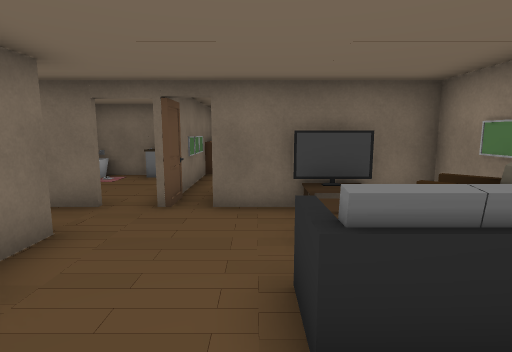
view 1 (above)

13 first-person views from a walk through a 3-D level made in the Unity game engine. The camera is 1.4 m above the floor, tilts 8° down and sees 80° across. Doors are open. The floor is counted in squares, 1 m on a side. Each view is taken from the middle of a square. On the plan, view 1 faces up. The plan holds only what a view shows up to about 14 squares ahead; the rest is blank. The place goes on beyond the plan. The player is left out.

view 2
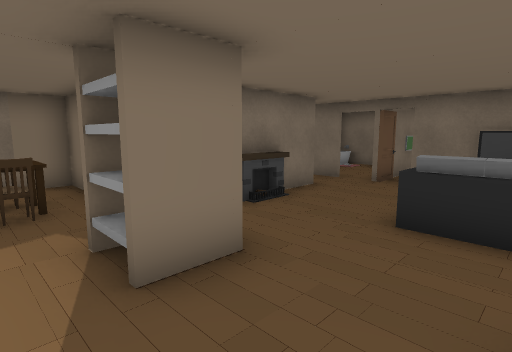

view 3
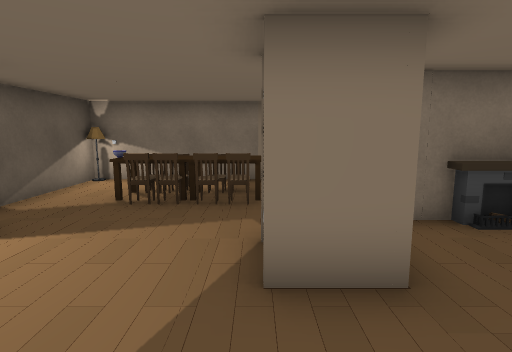

view 4
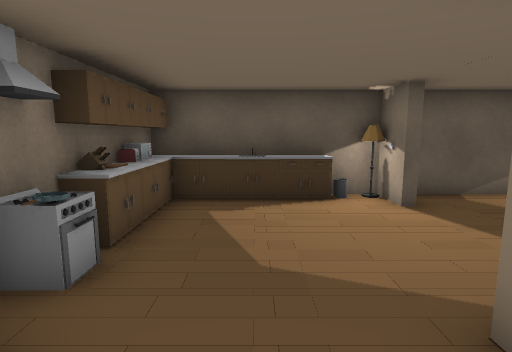

view 5
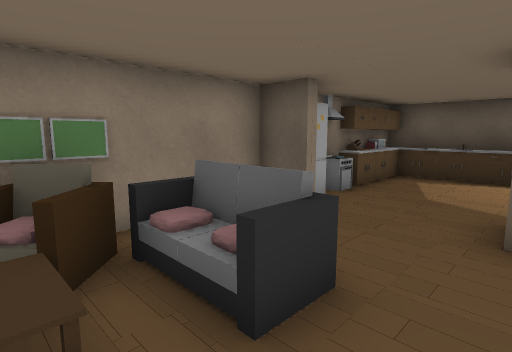

view 6
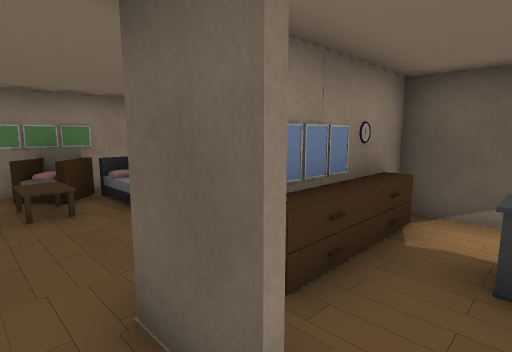

view 7
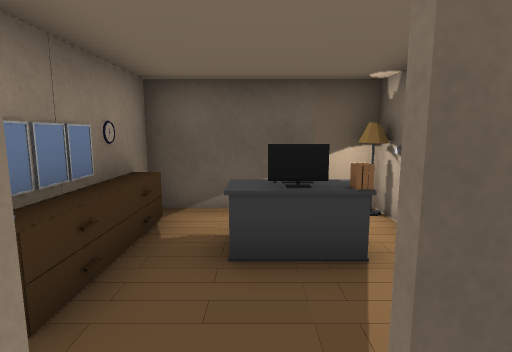

view 8
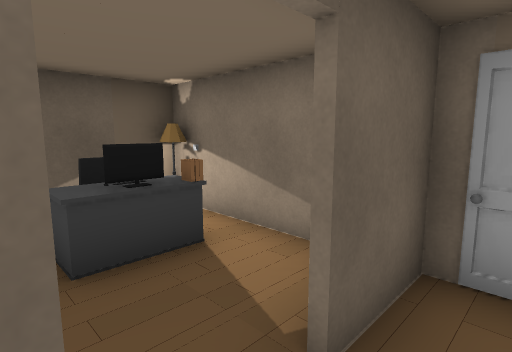

view 9
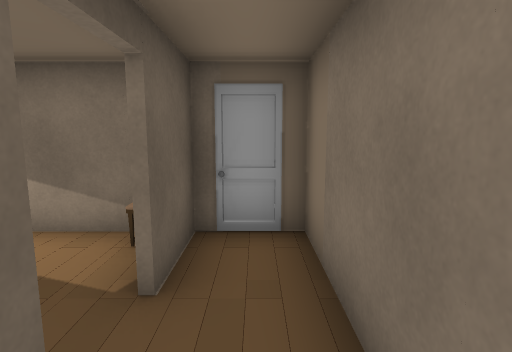

view 10
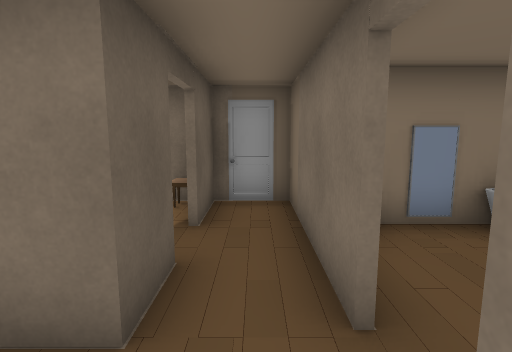

view 11
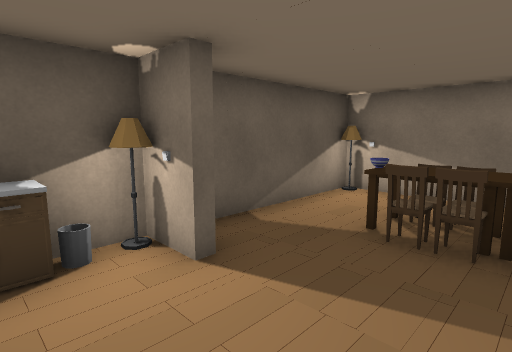

view 12
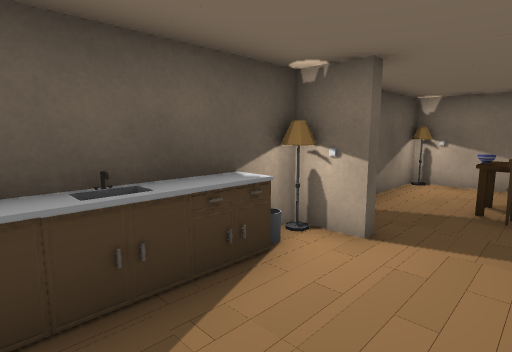

view 13
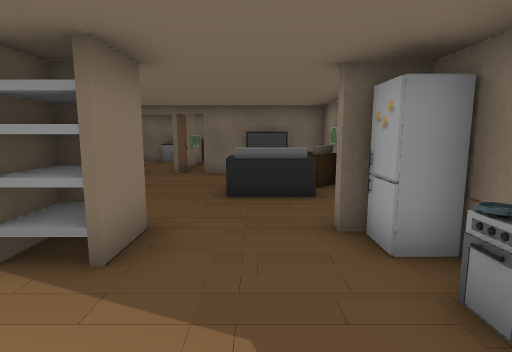

### Floor plan
Key: @ floor where view 1 was taken; # wall or solid block; x gap in a wall; . floor; / step, stairs or slope; D open door; = window, fence, low wall or low ledge; O other object.
Columns run from 7 left of view 1 to 3 right of it. Each row starts with its distance up from view 1.
  8   #. #
  7  ##..#
  6 ####D######
  5 #.......O #
  4 ##.D#...O/#
  3 #..D#...#x#
  2 ##=.#..===#
  1 ##=.#.....#
  0 #...#..@..#
 -1 #######...#
 -2 #.##.##...#
 -3 #.##......#
 -4 #.##......#
 -5 #.##......#
 -6 #....#.===#
 -7 ###########

Where each view was taken, in squares from view 1:
view 1: 0 up, 0 right, facing up
view 2: 3 down, 2 right, facing up-left
view 3: 2 down, 2 right, facing left
view 4: 0 up, 1 right, facing down
view 5: 4 up, 1 left, facing down-right
view 6: 5 up, 5 left, facing down-right
view 7: 5 up, 5 left, facing down
view 8: 5 up, 4 left, facing down-left
view 9: 5 up, 3 left, facing left
view 10: 5 up, 1 left, facing left
view 11: 3 down, 0 right, facing down-left
view 12: 4 down, 2 right, facing down-left
view 13: 5 down, 1 right, facing up
